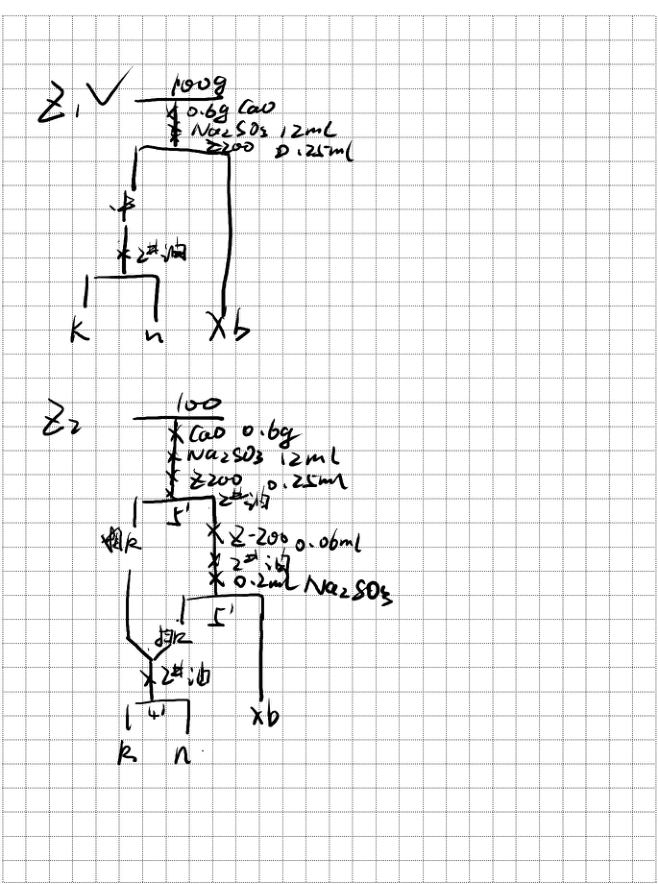
#> input picture pdf_images/page_1.png, 658 x 884 px, found by its file name; its folder holds only this picture in this run
$ python create_comparison.py
#> lines starting #> are read from the running program, lines starting #| are printed output that depends on the picture; after the words box and inside, x2 and y2 are one past the last pixel; in counts of white or black regions, pixels touching at a corner belong together
"""
创建流程图对比可视化
将原始图像和识别结果并排显示
"""

import cv2
import numpy as np
import json

def create_comparison_image(page_num):
    # 读取原始图像
#> called with page_num = 1
    img_path = f'C:\\Users\\Administrator\\.qclaw\\workspace\\pdf_images\\page_{page_num}.png'
    img = cv2.imread(img_path)
#> img is the input picture: shape (884, 658, 3); mean B, G, R 241.3, 241.3, 241.3

    if img is None:
        print(f'无法读取图像: {img_path}')
        return

    # 创建副本用于绘制识别结果
    result_img = img.copy()

    # 边缘检测
    gray = cv2.cvtColor(img, cv2.COLOR_BGR2GRAY)
    edges = cv2.Canny(gray, 50, 150, apertureSize=3)
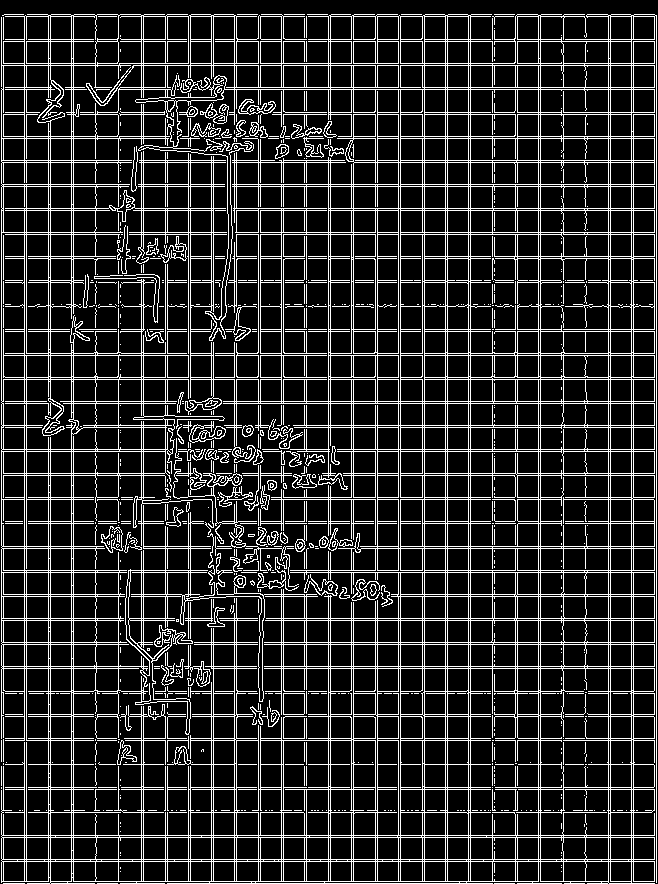
#> edges: shape (884, 658); 16.3% white in thin lines or dots

    # 查找轮廓
    _, binary = cv2.threshold(gray, 200, 255, cv2.THRESH_BINARY_INV)
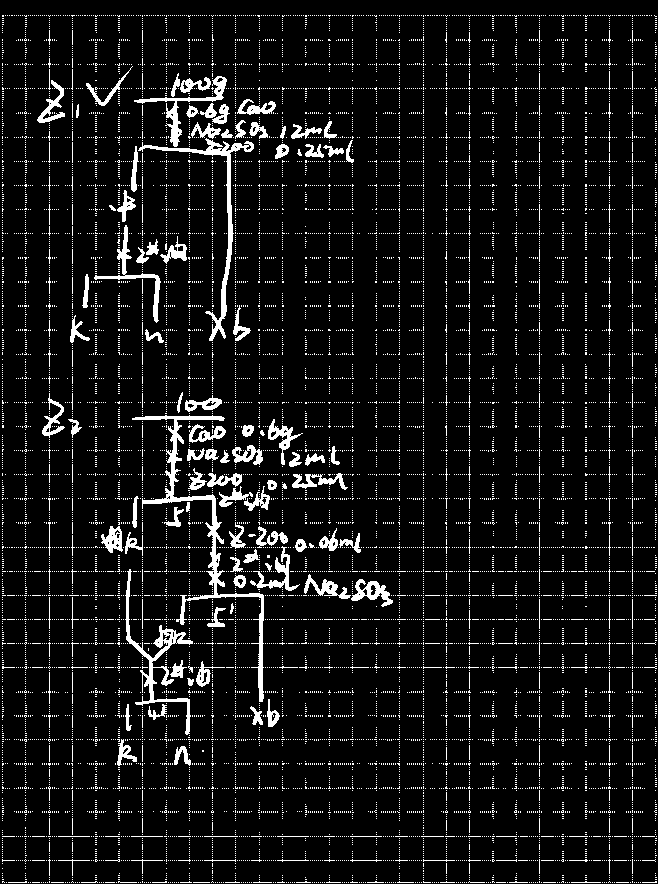
#> binary: shape (884, 658); 7.7% white; 13381 white regions (13243 under 20 px)
    contours, _ = cv2.findContours(binary, cv2.RETR_EXTERNAL, cv2.CHAIN_APPROX_SIMPLE)
#> contours = 13381 contours, 13302 with area under 20; largest, box (x1, y1, x2, y2) and area: (132, 415, 264, 702) 2066, (138, 138, 254, 341) 1243, (125, 569, 193, 735) 1170, (134, 76, 227, 147) 688, (94, 225, 161, 323) 538

    # 绘制识别的节点
    node_count = 0
    for contour in contours:
        area = cv2.contourArea(contour)
        if area > 500:
            x, y, w, h = cv2.boundingRect(contour)
            aspect_ratio = float(w) / h if h > 0 else 0

            if 0.2 < aspect_ratio < 5 and w > 30 and h > 20:
                # 绘制绿色矩形框
                cv2.rectangle(result_img, (x, y), (x + w, y + h), (0, 255, 0), 2)

                # 添加节点编号
                cv2.putText(result_img, f'N{node_count}',
                           (x + 5, y + 20),
                           cv2.FONT_HERSHEY_SIMPLEX, 0.5, (0, 255, 0), 1)
                node_count += 1
#> this loop made 13381 passes
#> contour on passes 1 to 3: [[640, 882]], [[638, 882]], [[636, 882]]
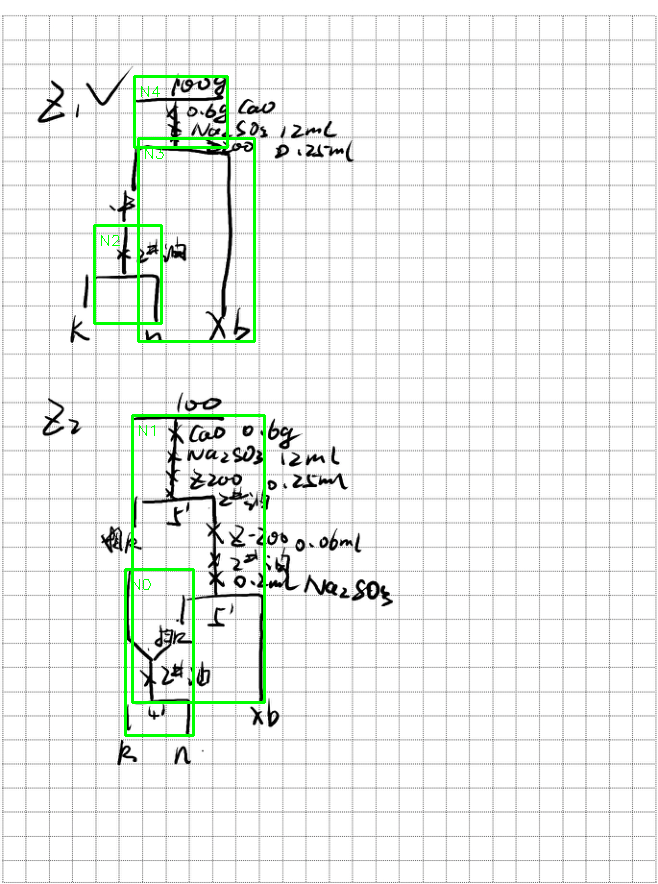
#> result_img: shape (884, 658, 3); 1.37% of pixels changed, all inside (x1, y1, x2, y2) = (93, 75, 266, 737)
#> after the loop, node_count = 5

    # 绘制检测到的线条
    lines = cv2.HoughLinesP(edges, 1, np.pi/180, threshold=50,
                            minLineLength=30, maxLineGap=10)
#> lines = 191 rows, first 6: [424, 883, 424, 15], [447, 883, 447, 15], [73, 883, 73, 333], [610, 883, 610, 15], [351, 883, 351, 16], [48, 883, 48, 15]
    if lines is not None:
        for line in lines:
            x1, y1, x2, y2 = line[0]
            # 绘制红色线条
            cv2.line(result_img, (x1, y1), (x2, y2), (0, 0, 255), 1)
#> this loop made 191 passes
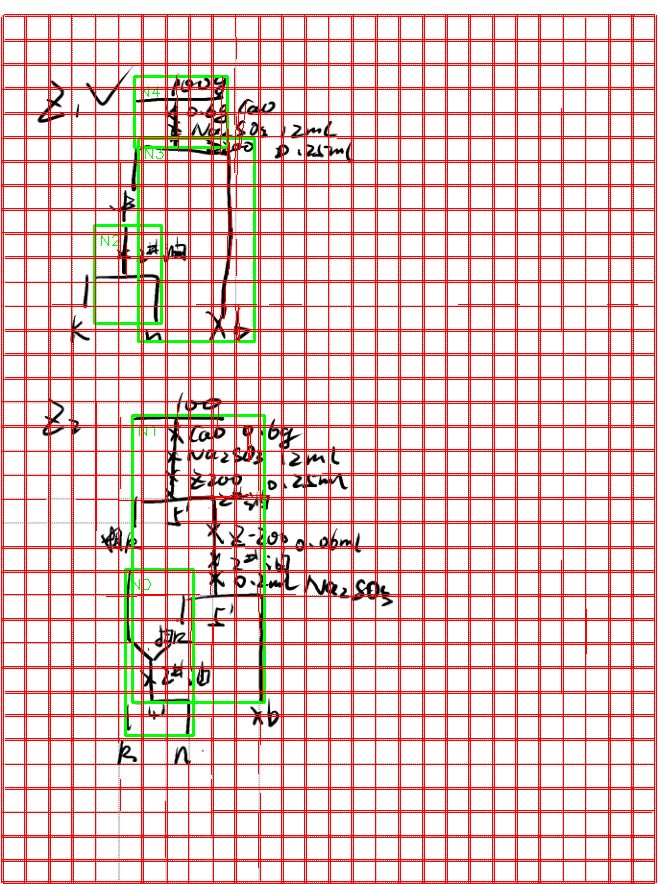
#> result_img: shape (884, 658, 3); 15% of pixels changed, all inside (x1, y1, x2, y2) = (1, 14, 657, 884)

    # 添加统计信息
    cv2.putText(result_img, f'Nodes: {node_count}',
               (10, 30), cv2.FONT_HERSHEY_SIMPLEX, 0.7, (255, 255, 255), 2)
#> result_img: shape (884, 658, 3); 0.03% of pixels changed, all inside (x1, y1, x2, y2) = (12, 14, 107, 32)
    if lines is not None:
        cv2.putText(result_img, f'Lines: {len(lines)}',
                   (10, 60), cv2.FONT_HERSHEY_SIMPLEX, 0.7, (255, 255, 255), 2)
#> result_img: shape (884, 658, 3); mean B, G, R 204.1, 207.2, 242.2

    # 创建对比图像(左右并排)
    h, w = img.shape[:2]
#> h = 884; w = 658
    comparison = np.zeros((h, w * 2, 3), dtype=np.uint8)
    comparison[:, :w] = img
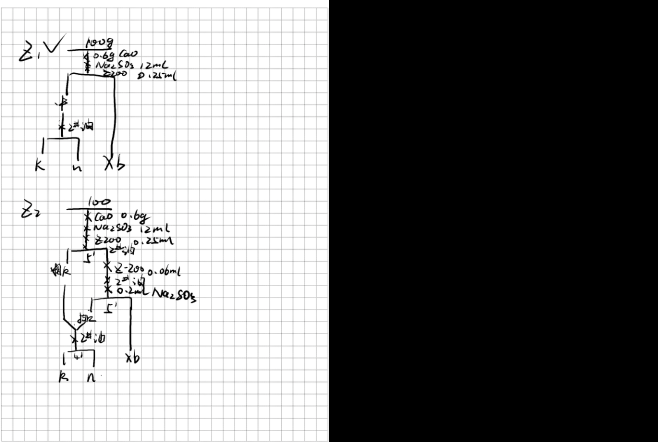
#> comparison: shape (884, 1316, 3) (shown at 1/2 size); mean B, G, R 120.6, 120.6, 120.6
    comparison[:, w:] = result_img
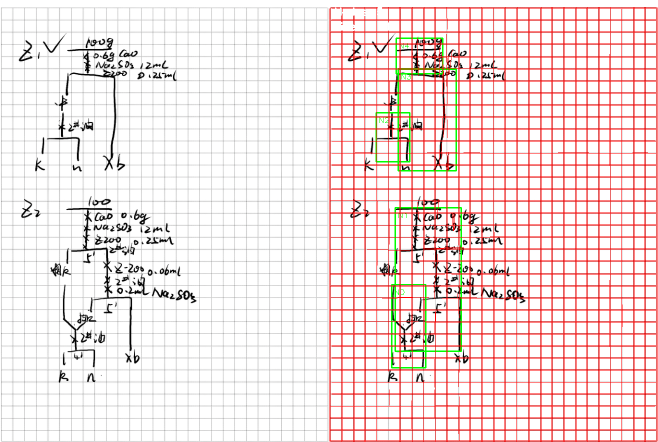
#> comparison: shape (884, 1316, 3) (shown at 1/2 size); mean B, G, R 222.7, 224.2, 241.8

    # 添加标签
    cv2.putText(comparison, 'Original', (w // 2 - 50, 30),
               cv2.FONT_HERSHEY_SIMPLEX, 0.7, (255, 255, 255), 2)
#> comparison: shape (884, 1316, 3); 0.02% of pixels changed, all inside (x1, y1, x2, y2) = (281, 14, 359, 32)
    cv2.putText(comparison, 'Detected', (w + w // 2 - 50, 30),
               cv2.FONT_HERSHEY_SIMPLEX, 0.7, (255, 255, 255), 2)
#> comparison: shape (884, 1316, 3); mean B, G, R 222.7, 224.2, 241.8

    # 保存对比图像
    output_path = f'C:\\Users\\Administrator\\.qclaw\\workspace\\pdf_images\\comparison_page{page_num}.png'
    cv2.imwrite(output_path, comparison)
    print(f'对比图像已保存: {output_path}')

# 处理所有页面
for page_num in range(1, 5):
    create_comparison_image(page_num)

print('\n所有对比图像已生成!')
